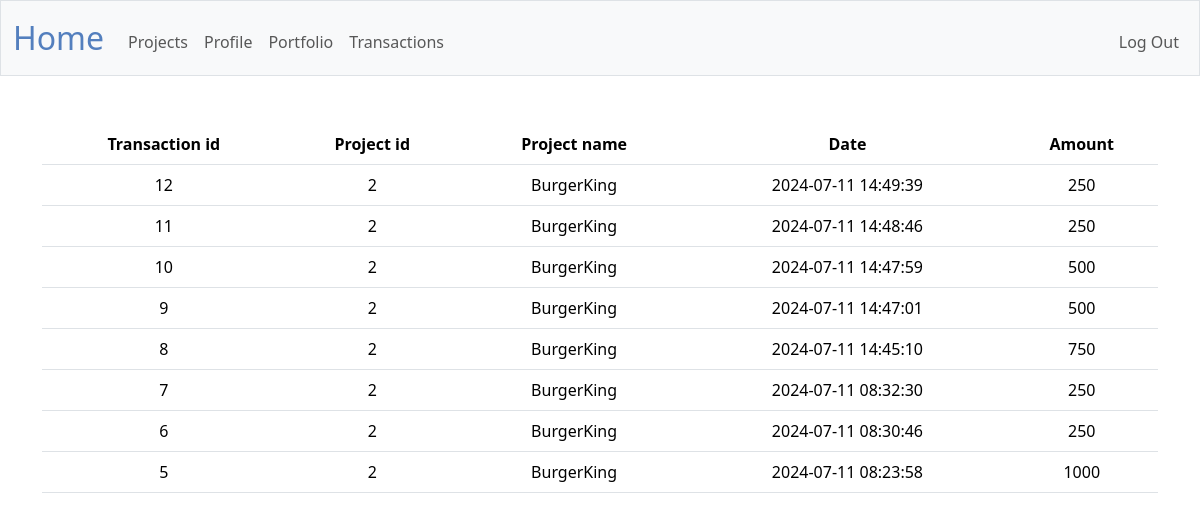
The app's page /history (signed in) with its own data.
### tables this page shows
CREATE TABLE transactions(
id INTEGER PRIMARY KEY AUTOINCREMENT NOT NULL,
user_id INTEGER NOT NULL,
project_id INTEGER NOT NULL,
date DATETIME DEFAULT CURRENT_TIMESTAMP
, amount INTEGER NOT NULL);

CREATE TABLE project(
id INTEGER PRIMARY KEY AUTOINCREMENT NOT NULL,
name TEXT NOT NULL,
date DATETIME DEFAULT CURRENT_TIMESTAMP,
general_information TEXT NOT NULL
, company_type TEXT NOT NULL, goal TEXT NOT NULL, interest_rate NUMERIC NOT NULL, user_id INTEGER NOT NULL, picture BLOB, detail_information TEXT NOT NULL, rating INTEGER NOT NULL DEFAULT 0, funding_money INTEGER NOT NULL, invested_money INTEGER NOT NULL DEFAULT 0, duration INTEGER NOT NULL, approved BOOL NOT NULL DEFAULT FALSE, reviewed BOOL NOT NULL DEFAULT FALSE, publish_date DATE);

### app.py (the view)
@app.route("/history", methods=["GET", "POST"])
@login_required
def history():
    id = session["user_id"]
    history = db.execute("SELECT transactions.id, transactions.project_id, transactions.date, transactions.amount, project.name FROM transactions INNER JOIN project ON transactions.project_id = project.id WHERE transactions.user_id =? ORDER BY transactions.date DESC ", id)
    xtype = db.execute(
        "SELECT * FROM users WHERE id = ?", id
    )[0]['type']
    return render_template("history.html", history=history, type=xtype)

### app.py (called while the page is built)
@app.after_request
def after_request(response):
    response.headers["Cache-Control"] = "no-cache, no-store, must-revalidate"
    response.headers["Expires"] = 0
    response.headers["Pragma"] = "no-cache"
    return response

### helpers.py (called while the page is built)
def login_required(f):
    @wraps(f)
    def decorated_function(*args, **kwargs):
        if session.get("user_id") is None:
            return redirect("/login")
        return f(*args, **kwargs)
    return decorated_function

### templates/history.html (shortened to what this page needs)
{% extends "layout.html" %}
{% block main %}
    <table class="table">
        <thead>
            <tr>
                <th>Transaction id</th>
                <th>Project id</th>
                <th>Project name</th>
                <th>Date</th>
                <th>Amount</th>
            </tr>
        </thead>
        <tbody>
            {% for info in history %}
                <tr>
                    <td>{{ info.id }}</td>
                    <td>{{ info.project_id }}</td>
                    <td>{{ info.name }}</td>
                    <td>{{ info.date }}</td>
                    <td>{{ info.amount }}</td>
                </tr>
            {% endfor %}
        </tbody>
    </table>
{% endblock %}

### templates/layout.html (shortened to what this page needs)
<!DOCTYPE html>
<html lang="en">
    <head>
        <link href="https://cdn.jsdelivr.net/npm/bootstrap@5.3.3/dist/css/bootstrap.min.css" rel="stylesheet">
        <link href="/static/styles.css" rel="stylesheet">
    </head>
    <body>
        <nav class="bg-light border navbar navbar-expand-md navbar-light">
            <div class="container-fluid">
                <a class="navbar-brand" href="/"><span class="blue">Home</span></a>
                <div class="collapse navbar-collapse" id="navbar">
                    {% if session["user_id"] %}
                        {% if type == 'Buyer' %}
                        <ul class="navbar-nav me-auto mt-2">
                            <li class="nav-item"><a class="nav-link" href="/projects">Projects</a></li>
                            <li class="nav-item"><a class="nav-link" href="/profile">Profile</a></li>
                            <li class="nav-item"><a class="nav-link" href="/portfolio">Portfolio</a></li>
                            <li class="nav-item"><a class="nav-link" href="/transactions">Transactions</a></li>
                        </ul>
                        <ul class="navbar-nav ms-auto mt-2">
                            <li class="nav-item"><a class="nav-link" href="/logout">Log Out</a></li>
                        </ul>
                        {% endif %}
                    {% else %}
                        <ul class="navbar-nav ms-auto mt-2">
                            <li class="nav-item"><a class="nav-link" href="/register">Register</a></li>
                            <li class="nav-item"><a class="nav-link" href="/login">Log In</a></li>
                        </ul>
                    {% endif %}
                </div>
            </div>
        </nav>
        <main class="container py-5 text-center">
            {% block main %}{% endblock %}
        </main>
    </body>
</html>

### static/styles.css (style rules this page uses)
nav .navbar-brand { font-size: xx-large; }
nav .navbar-brand .blue { color: #537fbe; }

### records on screen
transactions: id "12", project_id "2", name "BurgerKing", date "2024-07-11 14:49:39", amount "250"
transactions: id "11", project_id "2", name "BurgerKing", date "2024-07-11 14:48:46", amount "250"
transactions: id "10", project_id "2", name "BurgerKing", date "2024-07-11 14:47:59", amount "500"
transactions: id "9", project_id "2", name "BurgerKing", date "2024-07-11 14:47:01", amount "500"
transactions: id "8", project_id "2", name "BurgerKing", date "2024-07-11 14:45:10", amount "750"
transactions: id "7", project_id "2", name "BurgerKing", date "2024-07-11 08:32:30", amount "250"
transactions: id "6", project_id "2", name "BurgerKing", date "2024-07-11 08:30:46", amount "250"
transactions: id "5", project_id "2", name "BurgerKing", date "2024-07-11 08:23:58", amount "1000"
